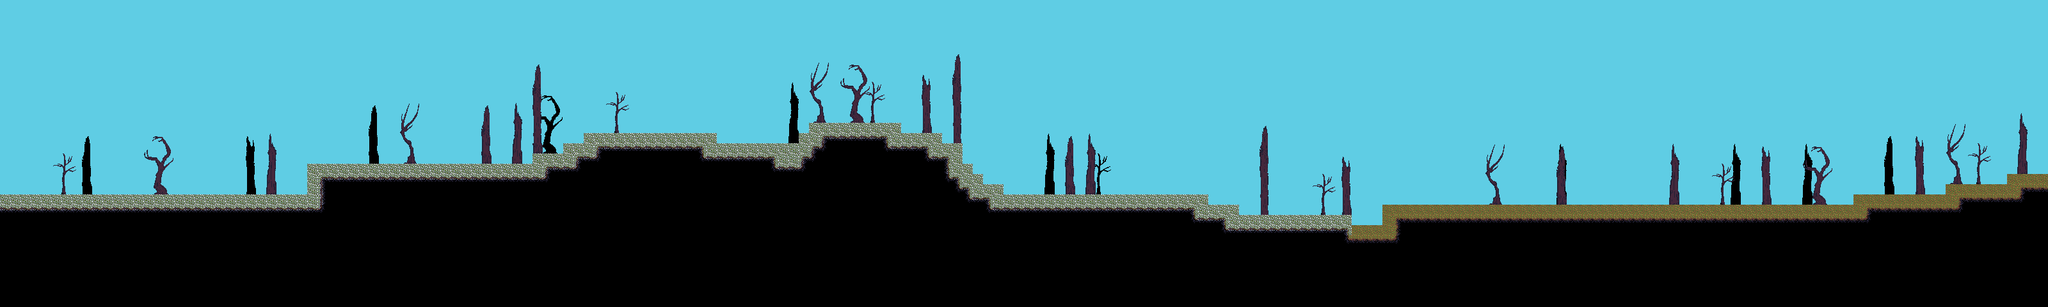

A 2D game scene composited from a Tiled map and its tileset images. What follows is a short description and the map's XML, with each tile layer's data collapsed to a summary:
An orthogonal 200x30 tile map with 16x16 px tiles, 4 tile layers (SilhouetteLayer, BackgroundLayer, GameLayer, ForegroundLayer) and 21 objects (19x enemySpawn, 2x spawn).

<map version="1.0" orientation="orthogonal" renderorder="left-up" width="200" height="30" tilewidth="16" tileheight="16" backgroundcolor="#5fcde4" nextobjectid="42">
 <properties>
  <property name="background" value="Filmoor_background.png" />
  <property name="backgroundHeight" value="224" />
  <property name="drainRate" value="8" />
  <property name="exitLeft" value="aragas_02.tmx" />
  <property name="exitRight" value="olaf_02.tmx" />
  <property name="spawnLeft" value="playerSpawnRight" />
  <property name="spawnRight" value="playerSpawnLeft" />
 </properties>
 <tileset firstgid="1" name="Aragas_tileset" tilewidth="16" tileheight="16">
  <image source="../graphics/levels/Aragas_tileset.png" trans="ff00ff" width="512" height="512" />
  <terraintypes>
   <terrain name="grass" tile="-1" />
   <terrain name="stone" tile="-1" />
  </terraintypes>
  <tile id="1" terrain=",,,0" />
  <tile id="2" terrain=",,0," />
  <tile id="4" terrain=",,,1" />
  <tile id="5" terrain=",,1," />
  <tile id="32" terrain=",,0,0" />
  <tile id="33" terrain=",0,0,0" />
  <tile id="34" terrain="0,,0,0" />
  <tile id="35" terrain=",,1,1" />
  <tile id="36" terrain=",1,1,1" />
  <tile id="37" terrain="1,,1,1" />
  <tile id="64" terrain="0,0,," />
  <tile id="65" terrain="0,0,,0" />
  <tile id="66" terrain="0,0,0," />
  <tile id="67" terrain="1,1,," />
  <tile id="68" terrain="1,1,,1" />
  <tile id="69" terrain="1,1,1," />
  <tile id="97" terrain=",0,,0" />
  <tile id="98" terrain="0,,0," />
  <tile id="100" terrain=",1,,1" />
  <tile id="101" terrain="1,,1," />
  <tile id="129" terrain=",0,," />
  <tile id="130" terrain="0,,," />
  <tile id="132" terrain=",1,," />
  <tile id="133" terrain="1,,," />
  <tile id="160" terrain="0,0,0,0" />
  <tile id="163" terrain="1,1,1,1" />
 </tileset>
 <layer name="SilhouetteLayer" width="200" height="30">
  <data>[6000 cells, 96 non-empty, 60 distinct tile ids]</data>
 </layer>
 <layer name="BackgroundLayer" width="200" height="30">
  <data>[6000 cells, 261 non-empty, 60 distinct tile ids]</data>
 </layer>
 <layer name="GameLayer" width="200" height="30">
  <data>[6000 cells, 2450 non-empty, 17 distinct tile ids]</data>
 </layer>
 <layer name="ForegroundLayer" width="200" height="30">
  <data>[6000 cells, 0 non-empty, 0 distinct tile ids]</data>
 </layer>
 <objectgroup name="Triggers" />
 <objectgroup name="Actors">
  <object id="20" name="playerSpawnRight" type="spawn" x="3192.83" y="265">
   <ellipse />
  </object>
  <object id="21" name="playerSpawnLeft" type="spawn" x="9.83333" y="298">
   <ellipse />
  </object>
  <object id="22" name="enemySpawn_01" type="enemySpawn" x="2998" y="296">
   <properties>
    <property name="amount" value="1" />
    <property name="enemyType" value="skeleton" />
   </properties>
   <ellipse />
  </object>
  <object id="23" name="enemySpawn_02" type="enemySpawn" x="2854" y="310">
   <properties>
    <property name="amount" value="1" />
    <property name="enemyType" value="skeleton" />
   </properties>
   <ellipse />
  </object>
  <object id="24" name="enemySpawn_03" type="enemySpawn" x="2668" y="309">
   <properties>
    <property name="amount" value="1" />
    <property name="enemyType" value="skeleton" />
   </properties>
   <ellipse />
  </object>
  <object id="25" name="enemySpawn_04" type="enemySpawn" x="2452" y="312">
   <properties>
    <property name="amount" value="1" />
    <property name="enemyType" value="skeleton" />
   </properties>
   <ellipse />
  </object>
  <object id="26" name="enemySpawn_05" type="enemySpawn" x="1768" y="302">
   <properties>
    <property name="amount" value="1" />
    <property name="enemyType" value="skeleton" />
   </properties>
   <ellipse />
  </object>
  <object id="27" name="enemySpawn_06" type="enemySpawn" x="281" y="297">
   <properties>
    <property name="amount" value="1" />
    <property name="enemyType" value="skeleton" />
   </properties>
   <ellipse />
  </object>
  <object id="28" name="enemySpawn_07" type="enemySpawn" x="215" y="299">
   <properties>
    <property name="amount" value="1" />
    <property name="enemyType" value="skeleton" />
   </properties>
   <ellipse />
  </object>
  <object id="29" name="enemySpawn_08" type="enemySpawn" x="2778" y="312">
   <properties>
    <property name="amount" value="1" />
    <property name="enemyType" value="eliteskeleton" />
   </properties>
   <ellipse />
  </object>
  <object id="30" name="enemySpawn_09" type="enemySpawn" x="2372" y="316">
   <properties>
    <property name="amount" value="1" />
    <property name="enemyType" value="eliteskeleton" />
   </properties>
   <ellipse />
  </object>
  <object id="32" name="enemySpawn_10" type="enemySpawn" x="2748" y="313">
   <properties>
    <property name="amount" value="1" />
    <property name="enemyType" value="eliteskeleton" />
   </properties>
   <ellipse />
  </object>
  <object id="33" name="enemySpawn_11" type="enemySpawn" x="2345" y="314">
   <properties>
    <property name="amount" value="1" />
    <property name="enemyType" value="eliteskeleton" />
   </properties>
   <ellipse />
  </object>
  <object id="34" name="enemySpawn_12" type="enemySpawn" x="2312" y="310">
   <properties>
    <property name="amount" value="1" />
    <property name="enemyType" value="eliteskeleton" />
   </properties>
   <ellipse />
  </object>
  <object id="35" name="enemySpawn_13" type="enemySpawn" x="1703" y="298">
   <properties>
    <property name="amount" value="1" />
    <property name="enemyType" value="eliteskeleton" />
   </properties>
   <ellipse />
  </object>
  <object id="36" name="enemySpawn_14" type="enemySpawn" x="1675" y="297">
   <properties>
    <property name="amount" value="1" />
    <property name="enemyType" value="eliteskeleton" />
   </properties>
   <ellipse />
  </object>
  <object id="37" name="enemySpawn_15" type="enemySpawn" x="1641" y="297">
   <properties>
    <property name="amount" value="1" />
    <property name="enemyType" value="eliteskeleton" />
   </properties>
   <ellipse />
  </object>
  <object id="38" name="enemySpawn_16" type="enemySpawn" x="2055" y="327">
   <properties>
    <property name="amount" value="1" />
    <property name="enemyType" value="werewolf" />
   </properties>
   <ellipse />
  </object>
  <object id="39" name="enemySpawn_17" type="enemySpawn" x="1323" y="186">
   <properties>
    <property name="amount" value="1" />
    <property name="enemyType" value="werewolf" />
   </properties>
   <ellipse />
  </object>
  <object id="40" name="enemySpawn_18" type="enemySpawn" x="563" y="247">
   <properties>
    <property name="amount" value="1" />
    <property name="enemyType" value="werewolf" />
   </properties>
   <ellipse />
  </object>
  <object id="41" name="enemySpawn_19" type="enemySpawn" x="1607" y="152">
   <properties>
    <property name="amount" value="1" />
    <property name="enemyType" value="giantbat" />
   </properties>
   <ellipse />
  </object>
 </objectgroup>
</map>
